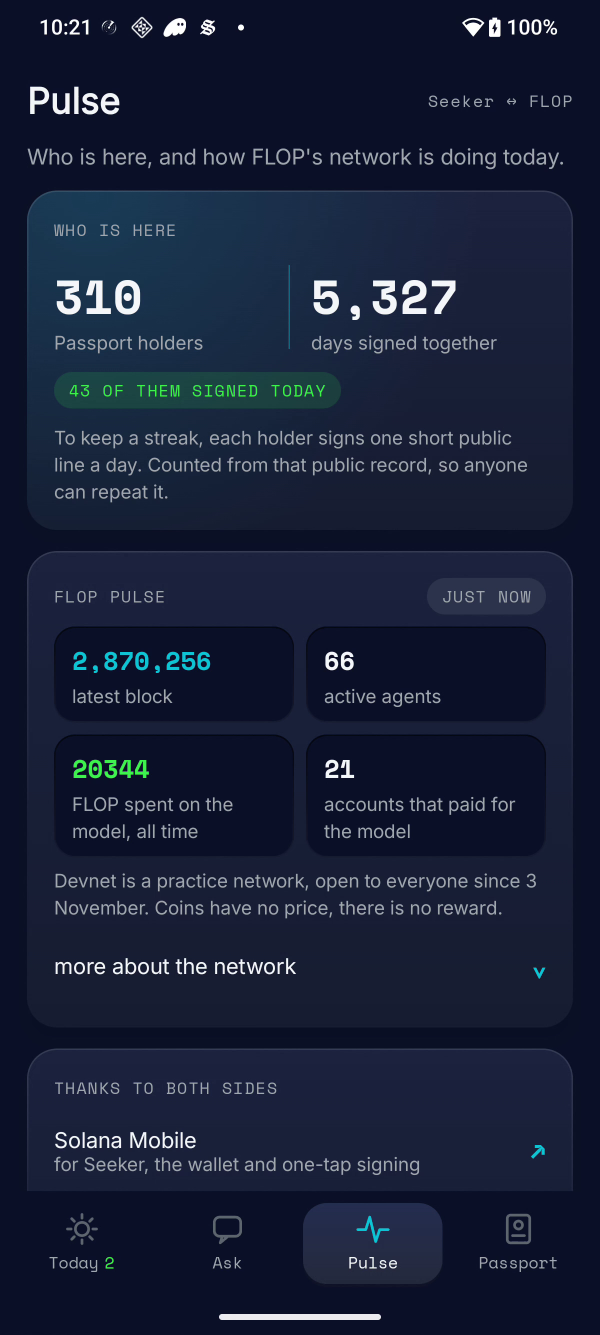
#> input picture design/store/raw/05-pulse.png, 1200 x 2670 px (shown at 1/2 size)
$ python build_feature.py
#> lines starting #> are read from the running program, lines starting #| are printed output that depends on the picture; after the words box and inside, x2 and y2 are one past the last pixel; in counts of white or black regions, pixels touching at a corner belong together
### design/store/showcase.py
"""Shared pieces for the store art that is built out of real phone captures.

The banner and the screenshots both want the same three things: a screen cut out
of a Seeker capture, a device shape to put it in, and a way to stand that device
at an angle. They live here so the two builders cannot drift apart.

Nothing in here invents a look. The palette is the app's own, the fonts are the
two the app ships, and every screen is a capture from the phone rather than a
mockup - which is the whole reason the art can be trusted to match what a person
installs.
"""
from __future__ import annotations

import os

import numpy as np
from PIL import Image, ImageDraw, ImageFilter

ROOT = os.path.abspath(os.path.join(os.path.dirname(os.path.abspath(__file__)), "..", ".."))
OUT = os.path.join(ROOT, "design", "store")
RAW = os.path.join(OUT, "raw")
FONTS = os.path.join(ROOT, "app", "src", "main", "res", "font")
MONO_B = os.path.join(FONTS, "space_mono_bold.ttf")
MONO_R = os.path.join(FONTS, "space_mono_regular.ttf")
INTER = os.path.join(FONTS, "inter_regular.ttf")

BASE = (10, 17, 40)
CYAN = (0, 180, 216)
BLUE = (4, 102, 200)
GREEN = (50, 215, 75)
ICE = (245, 247, 250)
GREY = (92, 102, 112)

# Measured on this Seeker, not guessed: the status bar ends at y=90 and the
# gesture pill owns the last 58 rows. Neither is the app, and both date a
# screenshot with somebody's battery level and notification icons.
STATUS_BAR_PX = 90
GESTURE_PILL_PX = 58


def screen(name):
    """One capture with the system furniture cropped off."""
    im = Image.open(os.path.join(RAW, name)).convert("RGB")
    return im.crop((0, STATUS_BAR_PX, im.width, im.height - GESTURE_PILL_PX))


def device(im, width, radius=0.055, edge=(58, 84, 132), edge_px=3):
    """Put a screen in a rounded body with a hairline edge, on transparency.

    The rounding is done at four times the size and scaled down, because a mask
    drawn straight at final size gives corners with visible steps in them.
    """
    h = round(im.height * width / im.width)
    im = im.resize((width, h), Image.LANCZOS).convert("RGBA")
    r = int(width * radius)

    s = 4
    mask = Image.new("L", (width * s, h * s), 0)
    ImageDraw.Draw(mask).rounded_rectangle((0, 0, width * s - 1, h * s - 1), radius=r * s, fill=255)
    mask = mask.resize((width, h), Image.LANCZOS)

    body = Image.new("RGBA", (width, h), (0, 0, 0, 0))
    body.paste(im, (0, 0))
    body.putalpha(mask)

    ring = Image.new("RGBA", (width, h), (0, 0, 0, 0))
    ImageDraw.Draw(ring).rounded_rectangle(
        (edge_px / 2, edge_px / 2, width - edge_px / 2 - 1, h - edge_px / 2 - 1),
        radius=r, outline=edge + (255,), width=edge_px,
    )
    body.alpha_composite(ring)
    return body


def _coeffs(dst, src):
    """Perspective coefficients mapping output points back to input points."""
    a, b = [], []
    for (x, y), (u, v) in zip(dst, src):
        a.append([x, y, 1, 0, 0, 0, -u * x, -u * y])
        a.append([0, 0, 0, x, y, 1, -v * x, -v * y])
        b += [u, v]
    return np.linalg.lstsq(np.array(a, float), np.array(b, float), rcond=None)[0]


def stand(im, lean, facing):
    """Tilt a device as if it were standing at an angle to the viewer.

    `lean` is how much of its height the far edge loses, 0 for flat on and about
    0.3 for a hard angle. `facing` is the side the near edge is on: a device to
    the left of the centre faces right, so its right edge is the tall one.

    The canvas grows by the same amount it would otherwise crop, so nothing is
    cut off and the caller can keep positioning by the centre.
    """
    w, h = im.size
    cut = h * lean / 2
    pad = int(cut) + 2
    canvas = Image.new("RGBA", (w, h + pad * 2), (0, 0, 0, 0))
    canvas.paste(im, (0, pad))
    W, H = canvas.size

    if facing == "right":
        dst = [(0, pad + cut), (W, pad), (W, H - pad), (0, H - pad - cut)]
    else:
        dst = [(0, pad), (W, pad + cut), (W, H - pad - cut), (0, H - pad)]
    src = [(0, 0), (W, 0), (W, H), (0, H)]
    return canvas.transform((W, H), Image.PERSPECTIVE, _coeffs(dst, src), Image.BICUBIC)


def recede(im, dim, blur=0.0):
    """Push a device into the distance: darker toward the background, softer."""
    if blur:
        im = im.filter(ImageFilter.GaussianBlur(blur))
    veil = Image.new("RGBA", im.size, BASE + (int(255 * dim),))
    veil.putalpha(Image.eval(im.split()[3], lambda v: int(v * dim)))
    out = im.copy()
    out.alpha_composite(veil)
    return out


def glow(size, centre, radius, colour, peak):
    """A soft radial wash, built small and blown back up so it stays smooth."""
    s = 8
    small = Image.new("L", (max(size[0] // s, 1), max(size[1] // s, 1)), 0)
    d = ImageDraw.Draw(small)
    cx, cy, r = centre[0] / s, centre[1] / s, radius / s
    steps = 44
    for i in range(steps, 0, -1):
        rr = r * i / steps
        d.ellipse((cx - rr, cy - rr, cx + rr, cy + rr), fill=int(peak * (1 - i / steps) ** 2))
    layer = Image.new("RGBA", size, colour + (0,))
    layer.putalpha(small.resize(size, Image.BICUBIC))
    return layer


def shade(size, centre, radius, peak):
    """The same wash in the background colour, to sit a bright word on."""
    return glow(size, centre, radius, BASE, peak)


# [20 lines left out: functions tint, fit, spaced, not called in this run]


def spaced_width(d, text, font, tracking=0):
    return sum(d.textlength(c, font=font) + tracking for c in text) - tracking


def paste_centre(bg, im, centre):
    bg.alpha_composite(im, (int(centre[0] - im.width / 2), int(centre[1] - im.height / 2)))

### design/store/build_store_assets.py
"""Build the dApp Store showcase art from the one source of truth.

Everything here is derived from design/icon/flop-passport-icon.svg and the two
fonts the app itself ships, so the store art and the app cannot drift apart.

    python design/store/build_store_assets.py

Writes into design/store/:
    icon-512.png              the store icon
    banner-1200x600.png       the store banner
    banner-overlay-check.png  the banner with the store's own furniture drawn on
    feature-1200x1200.png     feature graphic, only used by the Editor's choice rail

Two measured facts drive the layout, both taken off a real Seeker rather than
assumed:

  * The store draws the banner one to one and then puts the status bar, a round
    back arrow, the app icon and a bottom fade on top of it. Only
    x 440-1170 by y 110-460 is safe for anything that has to be read.
  * The published SKR Eyes icon is a 512 PNG with the rounded square baked in
    and transparent corners, radius 110 of 512. We match it so the two apps sit
    together in a list.

The icon uses the whole 108dp canvas rather than the central 72dp the launcher
mask keeps. The ink box measures x 28.0-79.9, y 20.1-86.2, so nothing is ever
clipped either way; the full canvas simply carries the margins the neighbouring
icon has.
"""
import os
import re
import subprocess

from PIL import Image, ImageDraw, ImageFont

ROOT = os.path.abspath(os.path.join(os.path.dirname(os.path.abspath(__file__)), "..", ".."))
OUT = os.path.join(ROOT, "design", "store")
SVG = os.path.join(ROOT, "design", "icon", "flop-passport-icon.svg")
FONTS = os.path.join(ROOT, "app", "src", "main", "res", "font")
MONO_B = os.path.join(FONTS, "space_mono_bold.ttf")
MONO_R = os.path.join(FONTS, "space_mono_regular.ttf")
INTER = os.path.join(FONTS, "inter_regular.ttf")
CHROME = r"C:\Program Files\Google\Chrome\Application\chrome.exe"
WORK = os.path.join(OUT, "_work")

BASE = (10, 17, 40)     # Base
CYAN = (0, 180, 216)    # FLOP Cyan
BLUE = (4, 102, 200)    # FLOP Blue
GREEN = (50, 215, 75)   # Electric Green
ICE = (245, 247, 250)   # Ice White
GREY = (92, 102, 112)   # FLOP Grey

RADIUS = 110 / 512      # measured off the published SKR Eyes icon
SAFE = (440, 110, 1170, 460)
DID = "did:key:z6Mkq2w8fJHnRES8sLV8ZC9YeiRG2eBJnLsqbvhyvg3zU1qs"


# ---------------------------------------------------------------- rendering ---

# [18 lines left out: function shoot, not called in this run]


def marks():
    """The three drawn elements, cut out as tight transparent images.

    Rendering each group alone and trimming by its own alpha beats redoing the
    transform arithmetic by hand: the bounding boxes come from the shapes.
    """
    svg = open(SVG, encoding="utf-8").read()
    groups = re.findall(r"<g transform=\"([^\"]+)\">(.*?)</g>", svg, re.S)
    assert len(groups) == 3, f"expected plate, FLOP and Seeker groups, got {len(groups)}"
    out = {}
    for name, (transform, inner), size in zip(("plate", "flop", "seeker"), groups, (2400, 4800, 4800)):
        doc = (f'<svg xmlns="http://www.w3.org/2000/svg" viewBox="0 0 108 108" '
               f'width="{size}" height="{size}"><g transform="{transform}">{inner}</g></svg>')
        im = shoot(doc, size, f"mark_{name}")
        out[name] = im.crop(im.split()[3].getbbox())
    return out


# ------------------------------------------------------------------ helpers ---

# [157 lines left out: functions rounded, glow, tint, fit, spaced, cut_card and 4 more, not called in this run]


# [6 lines that do not run on import are left out]

### design/store/build_feature.py
"""Build the square feature graphic, in the same language as the banner.

    python design/store/build_feature.py

Writes design/store/feature-1200x1200.png. The store uses it only in the
Editor's Choice rail on the home screen, where it is shown whole with no
furniture over it - so unlike the banner it may use its own middle, and the name
sits where a square wants it.

Same idea as the banner: the app stands behind its own name. Here the screens
fan out below the wordmark instead of beside it, because a square gives height
rather than width.
"""
import os

from PIL import Image, ImageDraw, ImageFont

from build_store_assets import marks
from showcase import (
    BASE, BLUE, CYAN, ICE, MONO_B, MONO_R, OUT,
    device, fit, glow, paste_centre, recede, shade, spaced, spaced_width, stand, screen, tint,
)

S = 1200

#   name, centre x, centre y, width, lean, facing, dim, blur
CROWD = [
    ("05-pulse.png", 118, 990, 250, 0.30, "right", 0.70, 2.2),
    ("04-passport.png", 366, 968, 310, 0.22, "right", 0.50, 1.1),
    ("02-window.png", 600, 950, 372, 0.00, "right", 0.26, 0.0),
    ("03-knock.png", 834, 968, 310, 0.22, "left", 0.50, 1.1),
    ("01-today.png", 1082, 990, 250, 0.30, "left", 0.70, 2.2),
]


def build():
    img = Image.new("RGBA", (S, S), BASE + (255,))
    img.alpha_composite(glow((S, S), (600, 760), 760, BLUE, 84))
#> in glow, `layer.putalpha(small.resize(size, Image.BICUBIC))`:
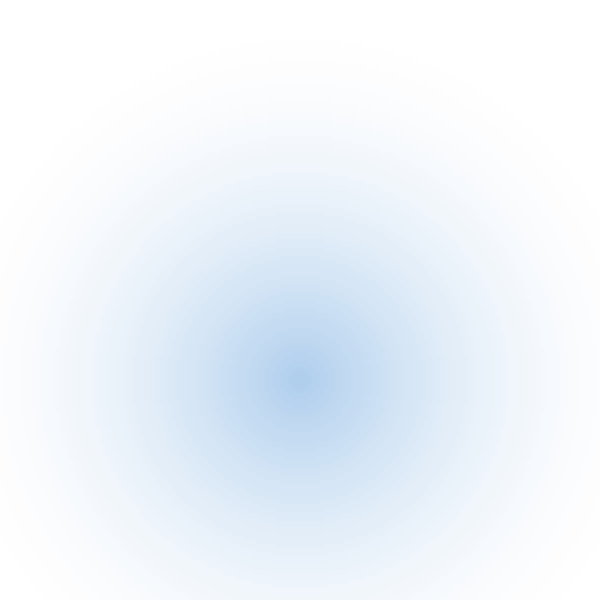
#> layer: PIL image 1200x1200 RGBA (shown at 1/2 size); mean R, G, B, A 4, 102, 200, 16.2; transparent parts drawn white
#> in glow, `layer.putalpha(small.resize(size, Image.BICUBIC))`:
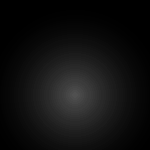
#> small: PIL image 150x150 L; min 0, max 80, mean 16.2
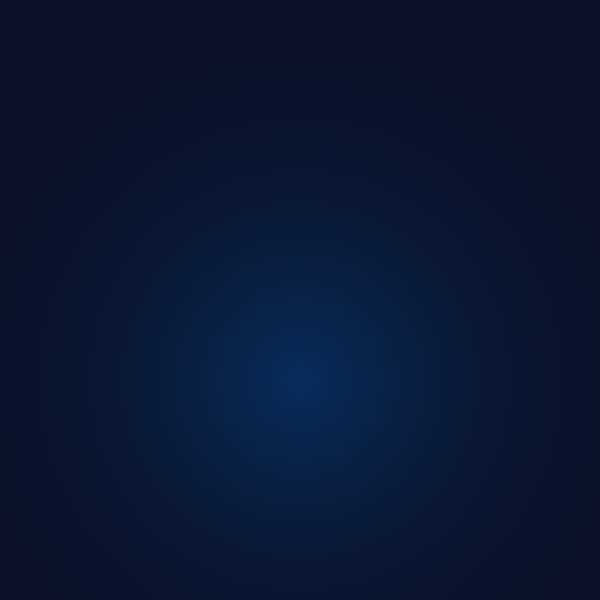
#> img: PIL image 1200x1200 RGBA (shown at 1/2 size); mean R, G, B, A 9.7, 22.4, 50.2, 255

    for name, cx, cy, width, lean, facing, dim, blur in sorted(CROWD, key=lambda r: r[6], reverse=True):
        body = device(screen(name), width)
#> in screen, im is the input picture: PIL image 1200x2670 RGB; mean R, G, B 24.1, 32.3, 55.2
#> in screen, `return im.crop((0, STATUS_BAR_PX, im.width, im.height - GESTURE_PILL_P..`:
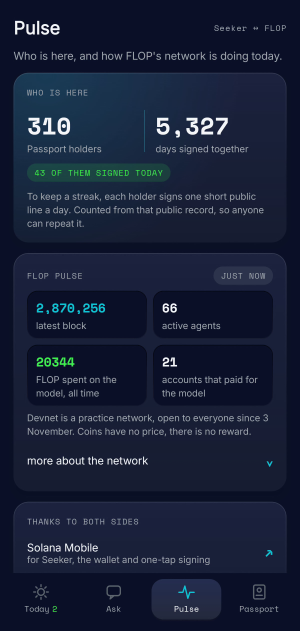
#> returned value: PIL image 1200x2522 RGB (shown at 1/4 size); mean R, G, B 24.2, 32.5, 55.5
#> in device, `h = round(im.height * width / im.width)`: h = 525
#> in device, `ImageDraw.Draw(mask).rounded_rectangle((0, 0, width * s - 1, h * s - 1..`:
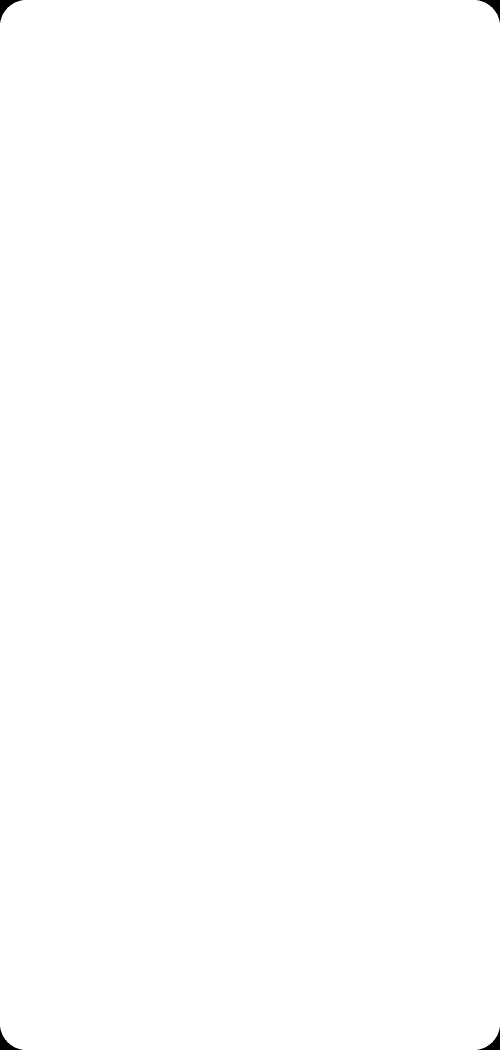
#> mask: PIL image 1000x2100 L (shown at 1/2 size); 99.9% white; 4 black regions, box (x1, y1, x2, y2) and area: (0, 0, 45, 45) 595, (955, 0, 1000, 45) 595, (0, 2055, 45, 2100) 595, (955, 2055, 1000, 2100) 595
        if lean:
            body = stand(body, lean, facing)
        paste_centre(img, recede(body, dim, blur), (cx, cy))
#> in recede, `veil.putalpha(Image.eval(im.split()[3], lambda v: int(v * dim)))`:
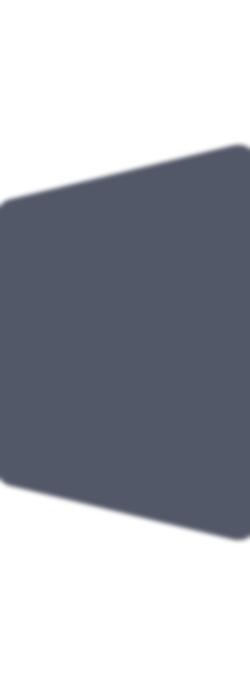
#> veil: PIL image 250x685 RGBA; mean R, G, B, A 10, 17, 40, 88.8; transparent parts drawn white
#> in recede, `out.alpha_composite(veil)`:
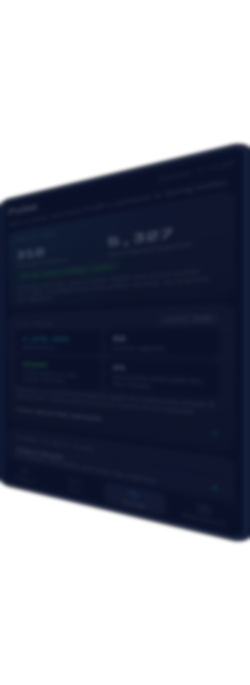
#> out: PIL image 250x685 RGBA; mean R, G, B, A 7.4, 11.1, 23, 127.8; transparent parts drawn white
#> pass 2 of the loop in build, `for name, cx, cy, width, lean, facing, dim, blur in sorted(CROWD, key=..`:
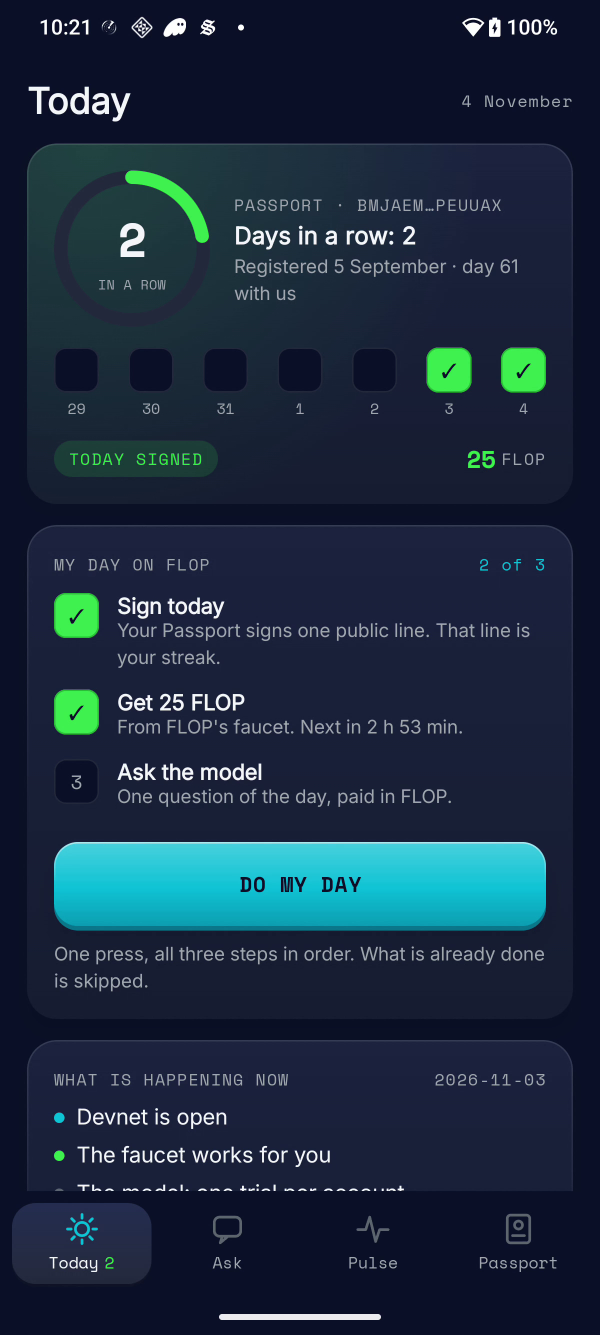
#> input picture design/store/raw/01-today.png, 1200 x 2670 px (shown at 1/2 size)
#> in screen, im is the input picture: PIL image 1200x2670 RGB; mean R, G, B 26.4, 44, 63.5
#> in recede (call 2), `out.alpha_composite(veil)`:
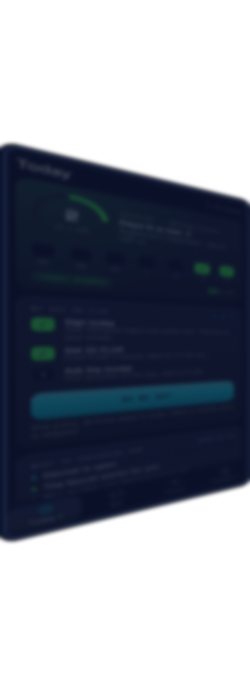
#> out: PIL image 250x685 RGBA; mean R, G, B, A 7.9, 13.3, 24.4, 127.8; transparent parts drawn white
#> in paste_centre (call 2), `bg.alpha_composite(im, (int(centre[0] - im.width / 2), int(centre[1] -..`:
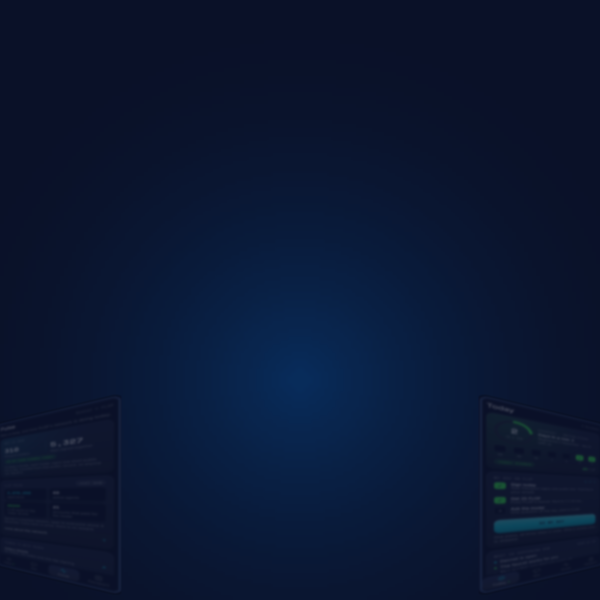
#> bg: PIL image 1200x1200 RGBA (shown at 1/2 size); mean R, G, B, A 10.3, 22.9, 50.4, 255

    # The screens run up behind the name; this is what keeps the name readable
    # without hiding them behind a box.
    img.alpha_composite(shade((S, S), (600, 340), 680, 250))

    d = ImageDraw.Draw(img)
    m = marks()

    plate = fit(m["plate"], height=300)
    paste_centre(img, tint(plate, CYAN, 0.16), (600, 300))

    flop = fit(m["flop"], width=560)
    paste_centre(img, tint(flop, ICE, 1.0), (600, 268))

    f = ImageFont.truetype(MONO_B, 52)
    line = "PASSPORT FOR SEEKER"
    tw = spaced_width(d, line, f, tracking=10)
    spaced(d, (600 - tw / 2, 372), line, f, ICE, tracking=10)

    d.rectangle((600 - 70, 452, 600 + 70, 456), fill=CYAN)

    sub = ImageFont.truetype(MONO_R, 30)
    tag = "your day on FLOP, from your Seeker"
    d.text((600 - d.textlength(tag, font=sub) / 2, 486), tag, font=sub, fill=(160, 182, 206))

    img.convert("RGB").save(os.path.join(OUT, "feature-1200x1200.png"))
    print("feature-1200x1200.png")


if __name__ == "__main__":
#> (the run stopped early here; a loop or call above may not have finished)
